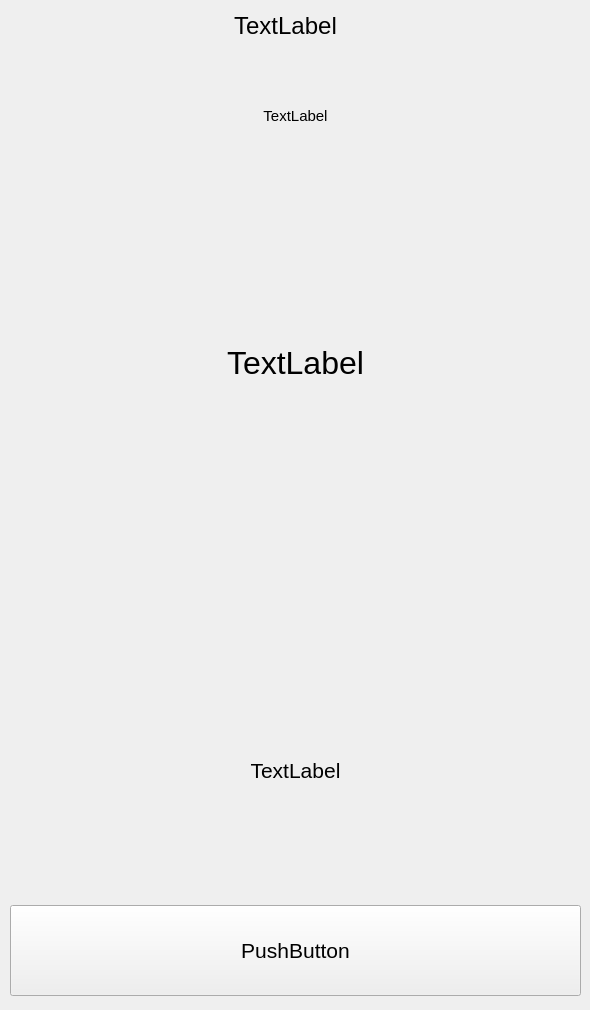
<?xml version="1.0" encoding="UTF-8"?>
<ui version="4.0">
 <class>QrScanForm</class>
 <widget class="QWidget" name="QrScanForm">
  <property name="geometry">
   <rect>
    <x>0</x>
    <y>0</y>
    <width>590</width>
    <height>1010</height>
   </rect>
  </property>
  <property name="windowTitle">
   <string>Form</string>
  </property>
  <widget class="QLabel" name="qrOutputLabel_2">
   <property name="geometry">
    <rect>
     <x>10</x>
     <y>277</y>
     <width>571</width>
     <height>171</height>
    </rect>
   </property>
   <property name="font">
    <font>
     <pointsize>24</pointsize>
    </font>
   </property>
   <property name="text">
    <string>TextLabel</string>
   </property>
   <property name="alignment">
    <set>Qt::AlignCenter</set>
   </property>
  </widget>
  <widget class="QLabel" name="statusLabel">
   <property name="geometry">
    <rect>
     <x>10</x>
     <y>100</y>
     <width>571</width>
     <height>31</height>
    </rect>
   </property>
   <property name="font">
    <font>
     <pointsize>11</pointsize>
    </font>
   </property>
   <property name="text">
    <string>TextLabel</string>
   </property>
   <property name="alignment">
    <set>Qt::AlignCenter</set>
   </property>
  </widget>
  <widget class="QPushButton" name="exitButton">
   <property name="geometry">
    <rect>
     <x>10</x>
     <y>905</y>
     <width>571</width>
     <height>91</height>
    </rect>
   </property>
   <property name="font">
    <font>
     <pointsize>16</pointsize>
    </font>
   </property>
   <property name="text">
    <string>PushButton</string>
   </property>
  </widget>
  <widget class="QLabel" name="qrOutputLabel">
   <property name="geometry">
    <rect>
     <x>0</x>
     <y>650</y>
     <width>591</width>
     <height>241</height>
    </rect>
   </property>
   <property name="font">
    <font>
     <pointsize>16</pointsize>
    </font>
   </property>
   <property name="text">
    <string>TextLabel</string>
   </property>
   <property name="alignment">
    <set>Qt::AlignCenter</set>
   </property>
  </widget>
  <widget class="QLabel" name="infoLabel">
   <property name="geometry">
    <rect>
     <x>0</x>
     <y>10</y>
     <width>571</width>
     <height>31</height>
    </rect>
   </property>
   <property name="font">
    <font>
     <pointsize>18</pointsize>
    </font>
   </property>
   <property name="text">
    <string>TextLabel</string>
   </property>
   <property name="alignment">
    <set>Qt::AlignCenter</set>
   </property>
  </widget>
 </widget>
 <resources/>
 <connections/>
</ui>
